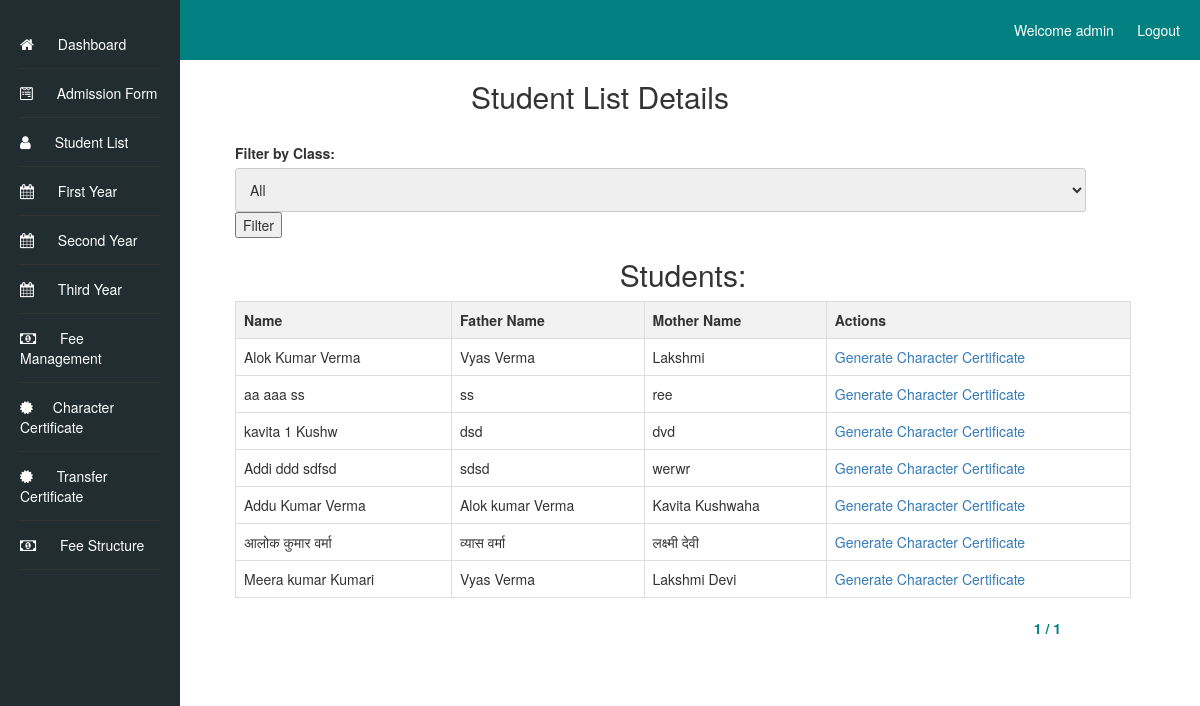
Before: /student_detail_char_cert/student_detail_char_cert/ (signed in) with the older database file.
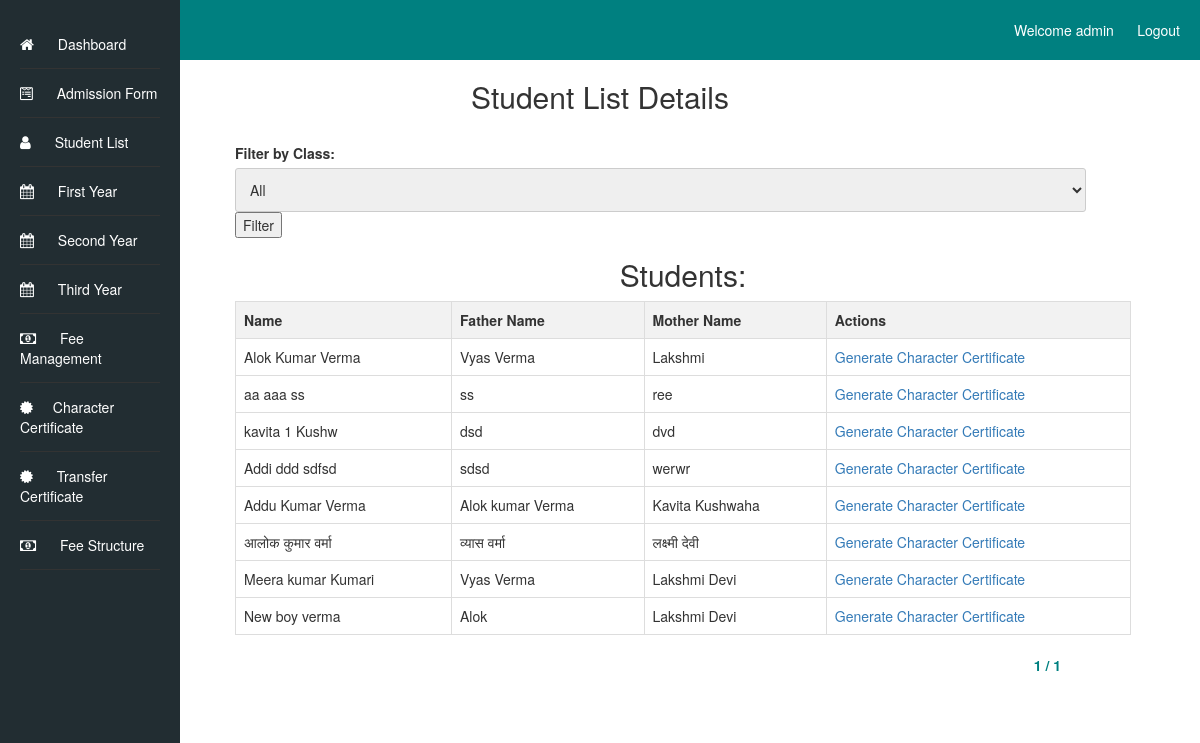
After: the same page with the newer database file.
### admissionapp/models.py (models this page shows, shortened)
class AdmissionForm(models.Model):
    first_name = models.CharField(max_length=50)
    middle_name = models.CharField(max_length=50, blank=True,)
    last_name = models.CharField(max_length=50, blank=True,)
    father_name = models.CharField(max_length=100)
    mother_name = models.CharField(max_length=100)
    photo = models.ImageField(upload_to='admission_photos/')
    marks_10th = models.DecimalField(max_digits=5, decimal_places=2)
    marks_12th = models.DecimalField(max_digits=5, decimal_places=2)
    admission_batch = models.CharField(max_length=20)
    school_details_12th = models.TextField()
    school_details_10th = models.TextField()
    address = models.TextField()
    pass_out_year_12th = models.IntegerField()
    pass_out_year_10th = models.IntegerField()
    admission_date = models.DateField()
    caste = models.CharField(max_length=20)
    roll_number_12th = models.CharField(max_length=20)
    roll_number_10th = models.CharField(max_length=20)
    aadhar_number = models.CharField(max_length=12, unique=True)
    mobile_number = models.CharField(max_length=10)
    date_of_birth = models.DateField()
    subjects = models.CharField(max_length=1000)
    registration_number = models.CharField(max_length=20, blank=True)
    current_semester = models.CharField(max_length=20, blank=True)

### character_certificate/views.py (the view)
# urls.py: path('student_detail_char_cert/', views.student_list_details, name='student_list_details'),
@login_required
def student_list_details(request):
    class_choices = AdmissionForm.objects.values_list('admission_batch', flat=True).distinct()
    selected_class = request.GET.get('class_filter')  # Get the selected class from the query parameter
    if selected_class:
        class_students = AdmissionForm.objects.filter(admission_batch=selected_class)
    else:
        class_students = AdmissionForm.objects.all()
    page = request.GET.get('page')
    paginator = Paginator(class_students, 20)  # Display 10 students per page, you can adjust this number as needed
    class_students = paginator.get_page(page)
    for student in class_students:
        student_id = student.id
    return render(request, 'character_certificate/student_details_char_cert.html', {'class_students': class_students, 'class_choices': class_choices, 'selected_class': selected_class,})

### character_certificate/templates/character_certificate/student_details_char_cert.html (shortened to what this page needs)
<!DOCTYPE html>
<html lang="en">
<head>
    <link rel="stylesheet" type="text/css" href="/static/styles.css">
    <link rel="stylesheet" href="https://cdnjs.cloudflare.com/ajax/libs/font-awesome/4.7.0/css/font-awesome.min.css">
    <link rel="stylesheet" href="/static/bootstrap.min.css">
</head>
<body>
    <header>
        Welcome {{ user.username }} &nbsp;&nbsp;&nbsp;&nbsp;&nbsp;
        <a href="{% url 'logout' %}?next=/loginapp/logout/">Logout</a>
    </header>
    <div class="container-fluid">
        <div class="sidebar">
            <ul class="dashboard_list">
                <li><a href="/dashboard"><i class="fa fa-home" aria-hidden="true"></i> Dashboard</a></li>
                <li><a href="{% url 'admission_form' %}"><i class="fa fa-wpforms" aria-hidden="true"></i> Admission Form</a></li>
                <li><a href="{% url 'student_list' %}"><i class="fa fa-user"></i> Student List</a></li>
                <li><a href="{% url 'first_year' %}"><i class="fa fa-calendar" aria-hidden="true"></i> First Year</a></li>
                <li><a href="{% url 'second_year' %}"><i class="fa fa-calendar" aria-hidden="true"></i> Second Year</a></li>
                <li><a href="{% url 'third_year' %}"><i class="fa fa-calendar" aria-hidden="true"></i> Third Year</a></li>
                <li><a href="{% url 'fee_detail' %}"><i class="fa fa-money" aria-hidden="true"></i> Fee Management</a></li>
                <li><a href="{% url 'student_list_details' %}"><i class="fa fa-certificate" aria-hidden="true"></i>Character Certificate</a></li>
                <li><a href="{% url 'student_list_details_transfer' %}"><i class="fa fa-certificate" aria-hidden="true"></i> Transfer Certificate</a></li>
                <li><a href="{% url 'fee_structure' %}"><i class="fa fa-money" aria-hidden="true"></i> Fee Structure</a></li>
            </ul>
        </div>
        <h2>Student List Details</h2>
        <div class="content">
            <form method="get">
                <label for="class_filter">Filter by Class:</label>
                <select id="class_filter" name="class_filter">
                    <option value="">All</option>
                </select>
                <button type="submit">Filter</button>
            </form>
        {% if class_students %}
        <h2>Students:</h2>
        <table>
            <thead>
                <tr>
                    <th>Name</th>
                    <th>Father Name</th>
                    <th>Mother Name</th>
                    <th>Actions</th>
                </tr>
            </thead>
            <tbody>
                {% for student in class_students %}
                <tr>
                    <td>{{ student.first_name }} {{ student.middle_name }} {{ student.last_name }} </td>
                    <td>{{ student.father_name }}</td>
                    <td>{{ student.mother_name }}</td>
                    <td>
                        <a href="{% url 'view_character_certificate' student.id %}">Generate Character Certificate</a>
                    </td>
                </tr>
                {% endfor %}
            </tbody>
        </table>
        {% else %}
        <p>No students found.</p>
        {% endif %}
        <div class="pagination">
            <span class="step-links">
                <span class="current-page">{{ class_students.number }} / {{ class_students.paginator.num_pages }}</span>
            </span>
        </div>
    </div>
    </div>
    </body>
</html>

Changed rows visible on the page:
added AdmissionForm: first_name "New", middle_name "boy", last_name "verma", father_name "Alok", mother_name "Lakshmi Devi"
